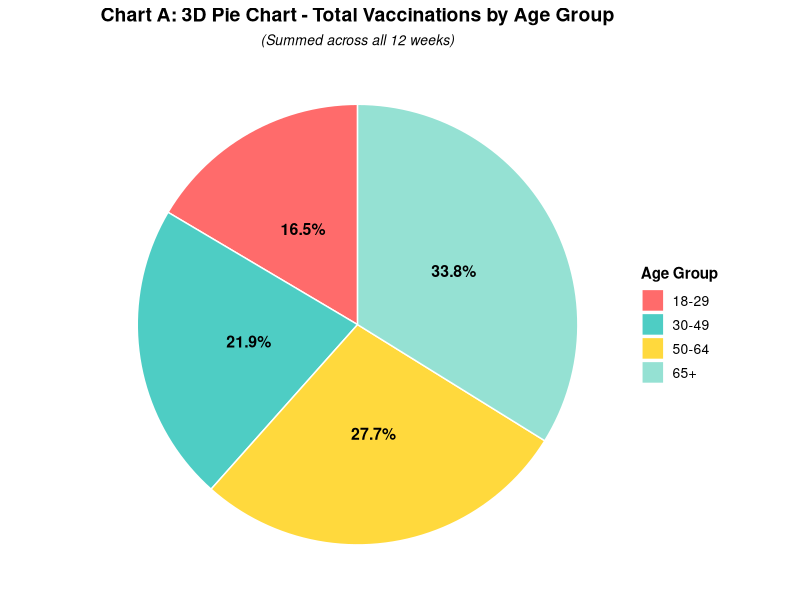
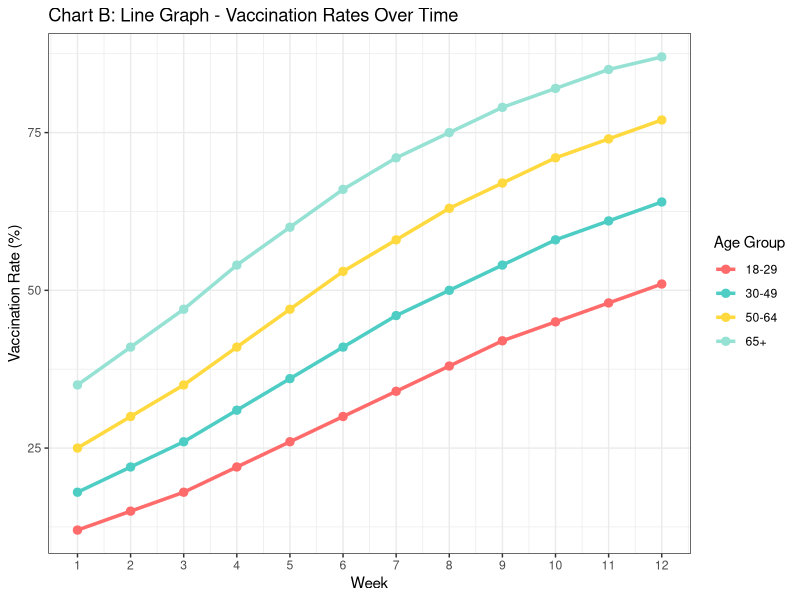
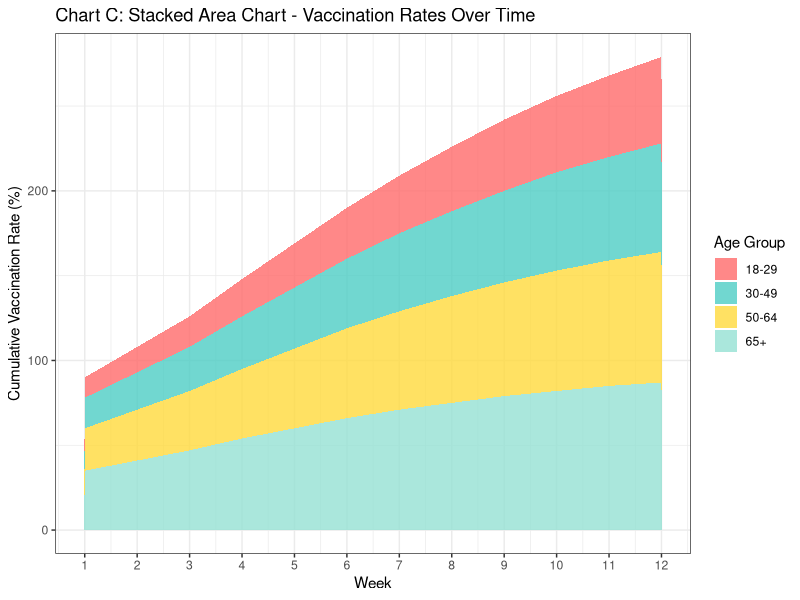
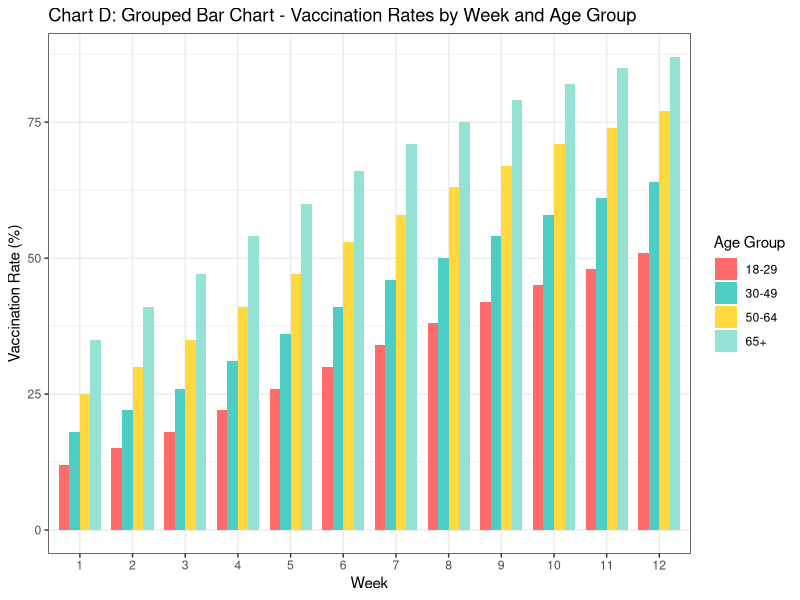
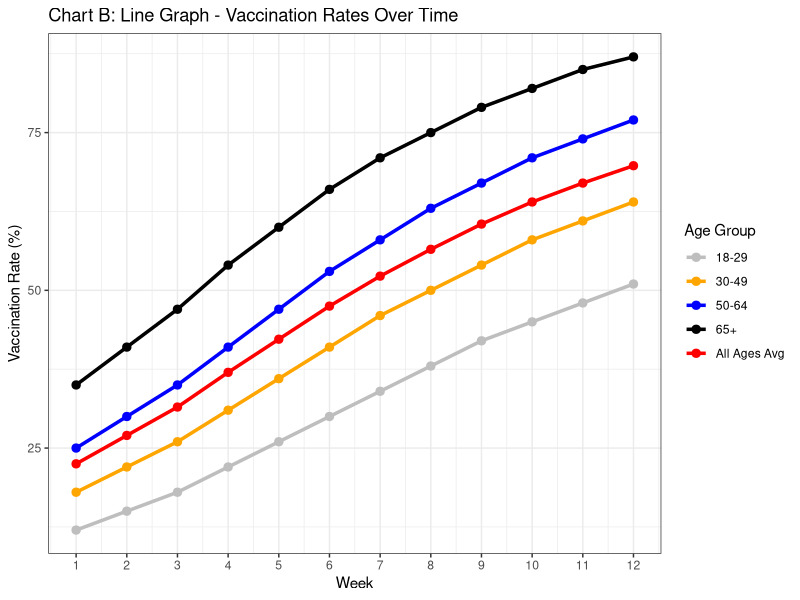
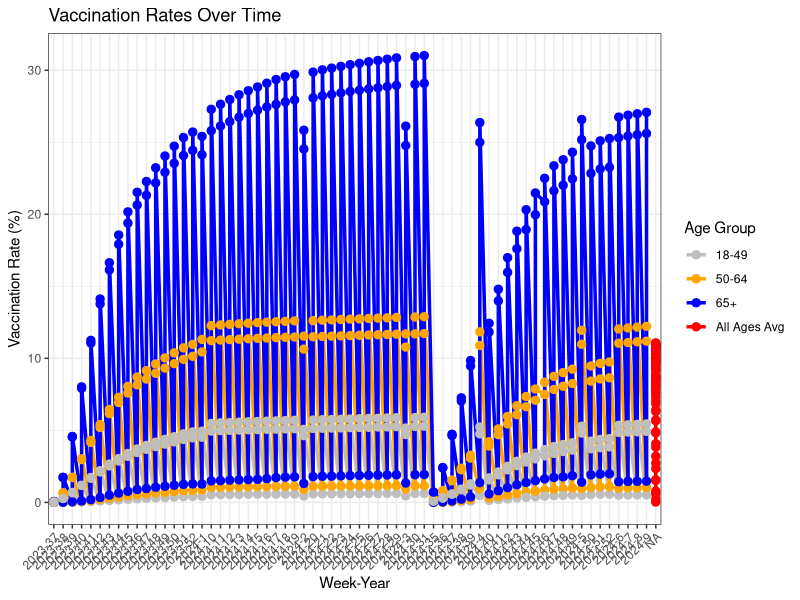

These charts were generated, in order, by the following R code:
## ---- chunk 1
#| label: fig-comparing-graphics-figures
#| fig-cap: "Four different representations of COVID vaccination rates."
#| fig-subcap: ["People over 50 make up the majority of vaccinations.", "Vaccination rates increase over the measured 12 weeks.", "Vaccination rates have increased over the 12 week period", "Younger people are less vacinated than older people but all age groups have increased vaccinations over the 12 week period"]
#| fig-alt: ["Pie Chart showing the percentage of vaccinations that each age group made up in proportion to total vaccinations.", "Line graph with a line for each age group. The x axis is each week 1 - 12 and the y axis is the percentage of vaccinations for that age group.", "Stacked area chart whith 4 areas colored in different colors for each age group. The x axis is the weeks plotted 1-12 and the y axis is the cumulative vaccination rate", "Grouped bar chart where age group is separated into 4 different colored bars for the 4 age groups for each point on the x axis. The x axis represents the weeks 1 - 12 and the y axis is the percent vaccination rate for that age group."]
#| layout-ncol: 2
#| code-fold: true


# Load required libraries
suppressPackageStartupMessages({
  library(ggplot2)
  theme_set(theme_bw())
  library(dplyr)
  library(tidyr)
})

# Create sample dataset
set.seed(123)
weeks <- 1:12
age_groups <- c("18-29", "30-49", "50-64", "65+")

# Generate vaccination rate data with realistic patterns
vaccination_data <- data.frame(
  week = rep(weeks, each = 4),
  age_group = rep(age_groups, times = 12),
  vaccination_rate = c(
    # Week-by-week data for each age group
    12, 18, 25, 35,  # Week 1
    15, 22, 30, 41,  # Week 2
    18, 26, 35, 47,  # Week 3
    22, 31, 41, 54,  # Week 4
    26, 36, 47, 60,  # Week 5
    30, 41, 53, 66,  # Week 6
    34, 46, 58, 71,  # Week 7
    38, 50, 63, 75,  # Week 8
    42, 54, 67, 79,  # Week 9
    45, 58, 71, 82,  # Week 10
    48, 61, 74, 85,  # Week 11
    51, 64, 77, 87   # Week 12
  )
)

# Set factor levels for consistent ordering
vaccination_data$age_group <- factor(vaccination_data$age_group, 
                                     levels = c("18-29", "30-49", "50-64", "65+"))

# Define color palette
age_colors <- c("18-29" = "#FF6B6B", 
                "30-49" = "#4ECDC4", 
                "50-64" = "#FFD93D", 
                "65+" = "#95E1D3")

# CHART A: 3D Pie Chart (showing total vaccinations by age group)

# Calculate total vaccinations per age group (sum across weeks)
total_by_age <- vaccination_data %>%
  group_by(age_group) %>%
  summarise(total = sum(vaccination_rate))

# Create pie chart with 3D-like appearance using custom positioning
chart_a <- ggplot(total_by_age, aes(x = "", y = total, fill = age_group)) +
  geom_bar(stat = "identity", width = 1, color = "white") +
  coord_polar("y", start = 0) +
  scale_fill_manual(values = age_colors) +
  labs(title = "Chart A: 3D Pie Chart - Total Vaccinations by Age Group",
       subtitle = "(Summed across all 12 weeks)",
       fill = "Age Group") +
  theme_void() +
  theme(
    plot.title = element_text(hjust = 0.5, size = 14, face = "bold"),
    plot.subtitle = element_text(hjust = 0.5, size = 10, face = "italic"),
    legend.position = "right",
    legend.title = element_text(size = 11, face = "bold"),
    legend.text = element_text(size = 10)
  ) +
  # Add percentage labels
  geom_text(aes(label = paste0(round(total/sum(total)*100, 1), "%")),
            position = position_stack(vjust = 0.5),
            size = 4, fontface = "bold")

# CHART B: Line Graph - Vaccination Rates Over Time

chart_b <- ggplot(vaccination_data, aes(x = week, y = vaccination_rate, 
                                        color = age_group, group = age_group)) +
  geom_line(linewidth = 1.2) +
  geom_point(size = 2.5) +
  scale_color_manual(values = age_colors) +
  scale_x_continuous(breaks = 1:12) +
  labs(title = "Chart B: Line Graph - Vaccination Rates Over Time",
       x = "Week",
       y = "Vaccination Rate (%)",
       color = "Age Group")

# CHART C: Stacked Area Chart - Vaccination Rates Over Time

chart_c <- ggplot(vaccination_data, aes(x = week, y = vaccination_rate, 
                                        fill = age_group)) +
  geom_area(alpha = 0.8, position = "stack") +
  scale_fill_manual(values = age_colors) +
  scale_x_continuous(breaks = 1:12) +
  labs(title = "Chart C: Stacked Area Chart - Vaccination Rates Over Time",
       x = "Week",
       y = "Cumulative Vaccination Rate (%)",
       fill = "Age Group")


# CHART D: Grouped Bar Chart - Vaccination Rates by Week and Age Group

chart_d <- ggplot(vaccination_data, aes(x = factor(week), y = vaccination_rate, 
                                        fill = age_group)) +
  geom_bar(stat = "identity", position = "dodge", width = 0.8) +
  scale_fill_manual(values = age_colors) +
  labs(title = "Chart D: Grouped Bar Chart - Vaccination Rates by Week and Age Group",
       x = "Week",
       y = "Vaccination Rate (%)",
       fill = "Age Group")

chart_a
chart_b
chart_c
chart_d
## ---- chunk 2
vaccination_data_total <- vaccination_data %>%
    group_by(week) %>%
    mutate(vaccination_rate = mean(vaccination_rate)) %>%
    mutate(age_group = "All Ages Avg") %>%
    distinct()

vaccination_data <- rbind(vaccination_data, vaccination_data_total)

age_colors <- c("18-29" = "gray", 
                "30-49" = "orange", 
                "50-64" = "blue", 
                "65+" = "black",
                "All Ages Avg" = "red")

chart_e <- ggplot(vaccination_data, aes(x = week, y = vaccination_rate, 
                                        color = age_group, group = age_group)) +
  geom_line(linewidth = 1.2) +
  geom_point(size = 2.5) +
  scale_color_manual(values = age_colors) +
  scale_x_continuous(breaks = 1:12) +
  labs(title = "Chart B: Line Graph - Vaccination Rates Over Time",
       x = "Week",
       y = "Vaccination Rate (%)",
       color = "Age Group")

chart_e
## ---- chunk 3
ages <- readxl::read_xlsx("nc-est2024-agesex.xlsx")

vaccs <- read.csv("Weekly_Cumulative_Estimated_20251021.csv")
## ---- chunk 4
ages1 <- ages %>%
    select(1, 14, 17) %>%
    drop_na()

colnames(ages1) <- c("Age", "2023", "2024")

ages1 <- ages1 %>%
  mutate(Age = case_when(
    Age == ".Under 5 years" ~ "0-4",
    Age == ".5 to 9 years" ~ "5-9",
    Age == ".10 to 14 years" ~ "10-14",
    Age == ".15 to 19 years" ~ "15-19",
    Age == ".20 to 24 years" ~ "20-24",
    Age == ".25 to 29 years" ~ "25-29",
    Age == ".30 to 34 years" ~ "30-34",
    Age == ".35 to 39 years" ~ "35-39",
    Age == ".40 to 44 years" ~ "40-44",
    Age == ".45 to 49 years" ~ "45-49",
    Age == ".50 to 54 years" ~ "50-54",
    Age == ".55 to 59 years" ~ "55-59",
    Age == ".60 to 64 years" ~ "60-64",
    Age == ".65 to 69 years" ~ "65-69",
    Age == ".70 to 74 years" ~ "70-74",
    Age == ".75 to 79 years" ~ "75-79",
    Age == ".80 to 84 years" ~ "80-84",
    Age == ".85 years and over" ~ "85+",
    Age == ".18 years and over" ~ "18+",
    Age == ".18 to 24 years" ~ "18-24",
    Age == ".25 to 44 years" ~ "25-44",
    Age == ".45 to 64 years" ~ "45-64",
    Age == ".65 years and over" ~ "65+",
    TRUE ~ Age))

ages2 <- ages1 %>%
    mutate(
    `2023` = as.numeric(`2023`),
    `2024` = as.numeric(`2024`),
    AgeGroup = case_when(
    Age %in% c("18-24", "25-29", "30-34", "35-39", "40-44", "45-49") ~ "18-49",
    Age %in% c("50-54", "55-59", "60-64") ~ "50-64",
    Age %in% c("65-69", "70-74", "75-79", "80-84", "85+") ~ "65+",
    TRUE ~ NA_character_)) %>%
  filter(!is.na(AgeGroup)) %>%
  group_by(AgeGroup) %>%
  summarise(
    `2023` = sum(`2023`, na.rm = TRUE),
    `2024` = sum(`2024`, na.rm = TRUE))

vaccs <- vaccs %>%
    filter(Age_Group == "18-49" | Age_Group == "50-64" | Age_Group == "65+") %>%
    filter(MMWR_Year == "2,024" | MMWR_Year == "2,023") %>%
    select(MMWR_Week, MMWR_Year, Doses, Cumulative_Doses, Age_Group) %>%
    mutate(
    MMWR_Year = as.numeric(gsub(",", "", MMWR_Year)),
    Cumulative_Doses = as.numeric(gsub(",", "", Cumulative_Doses))) %>%
    mutate(Week_Year = paste0(MMWR_Year, "-", MMWR_Week))

vacc_rate <- vaccs %>%
  left_join(ages2, by = c("Age_Group" = "AgeGroup")) %>%
  mutate(
    Cumulative_Doses = as.numeric(Cumulative_Doses),
    `2023` = as.numeric(`2023`),
    `2024` = as.numeric(`2024`),
    Population = ifelse(MMWR_Year == 2023, `2023`, `2024`),
    Vaccination_Rate = (Cumulative_Doses / Population) * 100
  ) %>%
  select(MMWR_Week, MMWR_Year, Age_Group, Week_Year, 
         Cumulative_Doses, Population, Vaccination_Rate) %>%
  mutate(Vaccination_Rate = round(Vaccination_Rate, 2))
## ---- chunk 5
vaccination_data_total <- vacc_rate %>%
  group_by(MMWR_Week, MMWR_Year) %>%
  summarise(Vaccination_Rate = mean(Vaccination_Rate, na.rm = TRUE)) %>%
  mutate(Age_Group = "All Ages Avg")

vaccination_data_combined <- vacc_rate %>%
  select(MMWR_Week, MMWR_Year, Week_Year, Age_Group, Vaccination_Rate) %>%
  bind_rows(vaccination_data_total)

age_colors <- c("18-49" = "gray", 
                "50-64" = "orange", 
                "65+" = "blue",
                "All Ages Avg" = "red")

chart_e <- ggplot(vaccination_data_combined, 
                  aes(x = Week_Year, y = Vaccination_Rate, 
                      color = Age_Group, group = Age_Group)) +
  geom_line(linewidth = 1.2) +
  geom_point(size = 2.5) +
  scale_color_manual(values = age_colors) +
  labs(title = "Vaccination Rates Over Time",
       x = "Week-Year",
       y = "Vaccination Rate (%)",
       color = "Age Group") +
  theme(axis.text.x = element_text(angle = 45, hjust = 1))

chart_e
